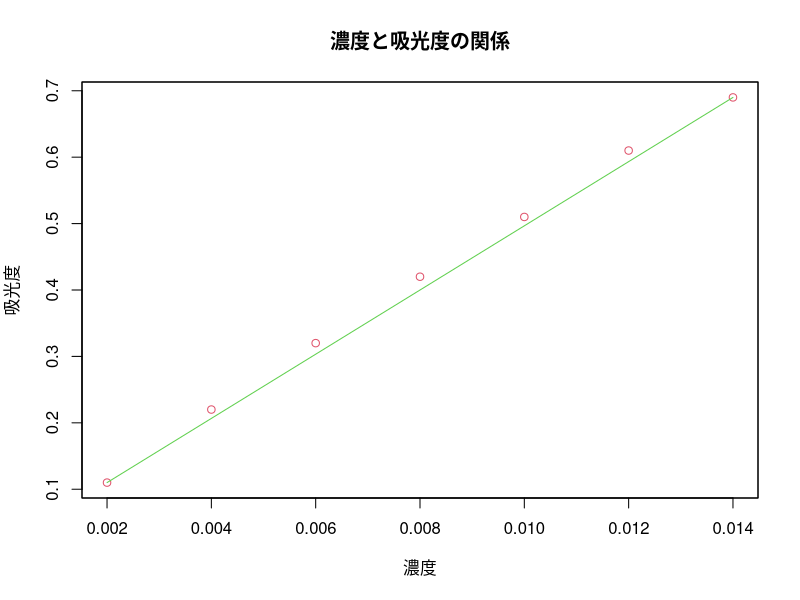

Write R code to recreate this figure.
y <- c(0.002,0.004,0.006,0.008,0.010,0.012,0.014)
x <- c(0.11,0.22,0.32,0.42,0.51,0.61,0.69)

ans <- lsfit(x,y)
con <- ans$coefficients
x_con <- x*con[2]+con[1]
plot(y,x,col=2,ylab="",xlab="")
par(new=T)
plot(x_con,x,type="l",col=3,main="濃度と吸光度の関係",ylab="吸光度",xlab="濃度",xaxt="n",yaxt="n")